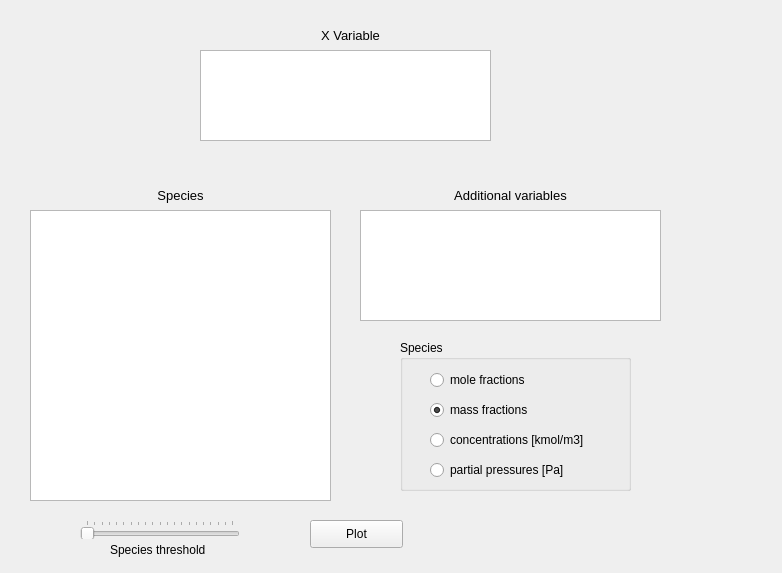
<?xml version="1.0" encoding="UTF-8"?>
<ui version="4.0">
 <class>Widget_PlotXYProfiles</class>
 <widget class="QWidget" name="Widget_PlotXYProfiles">
  <property name="geometry">
   <rect>
    <x>0</x>
    <y>0</y>
    <width>782</width>
    <height>573</height>
   </rect>
  </property>
  <property name="windowTitle">
   <string>Form</string>
  </property>
  <widget class="QGroupBox" name="groupBox">
   <property name="geometry">
    <rect>
     <x>400</x>
     <y>340</y>
     <width>231</width>
     <height>151</height>
    </rect>
   </property>
   <property name="title">
    <string>Species</string>
   </property>
   <widget class="QRadioButton" name="radioButton_x">
    <property name="geometry">
     <rect>
      <x>30</x>
      <y>30</y>
      <width>121</width>
      <height>20</height>
     </rect>
    </property>
    <property name="text">
     <string>mole fractions</string>
    </property>
    <property name="checked">
     <bool>false</bool>
    </property>
   </widget>
   <widget class="QRadioButton" name="radioButton_omega">
    <property name="enabled">
     <bool>true</bool>
    </property>
    <property name="geometry">
     <rect>
      <x>30</x>
      <y>60</y>
      <width>121</width>
      <height>20</height>
     </rect>
    </property>
    <property name="text">
     <string>mass fractions</string>
    </property>
    <property name="checked">
     <bool>true</bool>
    </property>
   </widget>
   <widget class="QRadioButton" name="radioButton_c">
    <property name="geometry">
     <rect>
      <x>30</x>
      <y>90</y>
      <width>181</width>
      <height>20</height>
     </rect>
    </property>
    <property name="text">
     <string>concentrations [kmol/m3]</string>
    </property>
   </widget>
   <widget class="QRadioButton" name="radioButton_p">
    <property name="geometry">
     <rect>
      <x>30</x>
      <y>120</y>
      <width>181</width>
      <height>20</height>
     </rect>
    </property>
    <property name="text">
     <string>partial pressures [Pa]</string>
    </property>
   </widget>
  </widget>
  <widget class="QLabel" name="label">
   <property name="geometry">
    <rect>
     <x>40</x>
     <y>180</y>
     <width>281</width>
     <height>31</height>
    </rect>
   </property>
   <property name="font">
    <font>
     <pointsize>10</pointsize>
    </font>
   </property>
   <property name="text">
    <string>Species</string>
   </property>
   <property name="alignment">
    <set>Qt::AlignCenter</set>
   </property>
  </widget>
  <widget class="QPushButton" name="pushButton">
   <property name="geometry">
    <rect>
     <x>310</x>
     <y>520</y>
     <width>93</width>
     <height>28</height>
    </rect>
   </property>
   <property name="text">
    <string>Plot</string>
   </property>
  </widget>
  <widget class="QListWidget" name="listWidget_Species">
   <property name="geometry">
    <rect>
     <x>30</x>
     <y>210</y>
     <width>301</width>
     <height>291</height>
    </rect>
   </property>
   <property name="selectionMode">
    <enum>QAbstractItemView::MultiSelection</enum>
   </property>
  </widget>
  <widget class="QListWidget" name="listWidget_Additional">
   <property name="geometry">
    <rect>
     <x>360</x>
     <y>210</y>
     <width>301</width>
     <height>111</height>
    </rect>
   </property>
   <property name="selectionMode">
    <enum>QAbstractItemView::MultiSelection</enum>
   </property>
  </widget>
  <widget class="QLabel" name="label_2">
   <property name="geometry">
    <rect>
     <x>370</x>
     <y>180</y>
     <width>281</width>
     <height>31</height>
    </rect>
   </property>
   <property name="font">
    <font>
     <pointsize>10</pointsize>
    </font>
   </property>
   <property name="text">
    <string>Additional variables</string>
   </property>
   <property name="alignment">
    <set>Qt::AlignCenter</set>
   </property>
  </widget>
  <widget class="QListWidget" name="listWidget_X">
   <property name="geometry">
    <rect>
     <x>200</x>
     <y>50</y>
     <width>291</width>
     <height>91</height>
    </rect>
   </property>
   <property name="sizePolicy">
    <sizepolicy hsizetype="Expanding" vsizetype="Expanding">
     <horstretch>0</horstretch>
     <verstretch>0</verstretch>
    </sizepolicy>
   </property>
   <property name="toolTip">
    <string>&lt;html&gt;&lt;head/&gt;&lt;body&gt;&lt;p&gt;Select the x variable&lt;/p&gt;&lt;/body&gt;&lt;/html&gt;</string>
   </property>
   <property name="whatsThis">
    <string>&lt;html&gt;&lt;head/&gt;&lt;body&gt;&lt;p&gt;This is the variable used on the x axis&lt;/p&gt;&lt;/body&gt;&lt;/html&gt;</string>
   </property>
   <property name="frameShape">
    <enum>QFrame::StyledPanel</enum>
   </property>
   <property name="autoScroll">
    <bool>false</bool>
   </property>
  </widget>
  <widget class="QLabel" name="label_3">
   <property name="geometry">
    <rect>
     <x>210</x>
     <y>20</y>
     <width>281</width>
     <height>31</height>
    </rect>
   </property>
   <property name="font">
    <font>
     <pointsize>10</pointsize>
    </font>
   </property>
   <property name="text">
    <string>X Variable</string>
   </property>
   <property name="alignment">
    <set>Qt::AlignCenter</set>
   </property>
  </widget>
  <widget class="QSlider" name="horizontalSlider_Species">
   <property name="geometry">
    <rect>
     <x>80</x>
     <y>520</y>
     <width>160</width>
     <height>19</height>
    </rect>
   </property>
   <property name="mouseTracking">
    <bool>false</bool>
   </property>
   <property name="maximum">
    <number>100</number>
   </property>
   <property name="singleStep">
    <number>5</number>
   </property>
   <property name="orientation">
    <enum>Qt::Horizontal</enum>
   </property>
   <property name="tickPosition">
    <enum>QSlider::TicksAbove</enum>
   </property>
  </widget>
  <widget class="QLabel" name="label_4">
   <property name="geometry">
    <rect>
     <x>110</x>
     <y>540</y>
     <width>111</width>
     <height>20</height>
    </rect>
   </property>
   <property name="text">
    <string>Species threshold</string>
   </property>
  </widget>
 </widget>
 <resources/>
 <connections/>
</ui>
